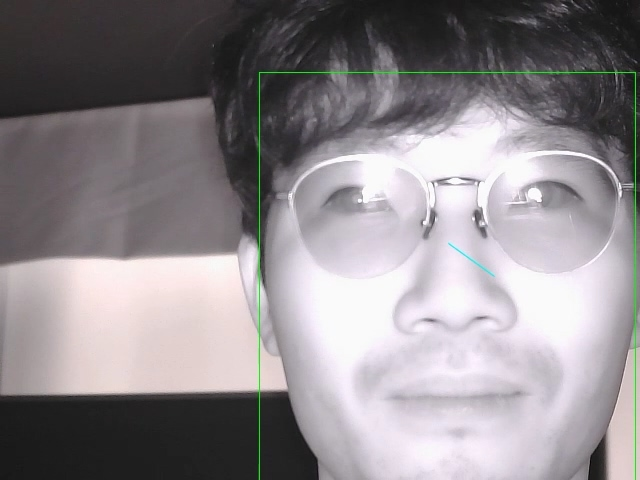
#> input picture images/reflection/20220706_095031.mp4_000001.348.jpg, 640 x 480 px, given in place of glasses.mp4, which was not available
$ python glare_removal.py   (older library calls are emulated)
#> lines starting #> are read from the running program, lines starting #| are printed output that depends on the picture; after the words box and inside, x2 and y2 are one past the last pixel; in counts of white or black regions, pixels touching at a corner belong together; pictures that were not available may be replaced by others from this repository, and a replacement may not be noted
import cv2
import time
from frr import FastReflectionRemoval
import numpy as np

# cap = cv2.VideoCapture('result/20220706_095031.mp4')
cap = cv2.VideoCapture('result/glasses.mp4')

while(cap.isOpened()):
    ret, frame = cap.read()
#> frame is the input picture: shape (480, 640, 3); mean B, G, R 140.4, 136.9, 142
    gray = cv2.cvtColor(frame, cv2.COLOR_BGR2GRAY)
    _gray = gray.copy()
    _, thresh_img = cv2.threshold(gray, 245, 255, cv2.THRESH_BINARY)
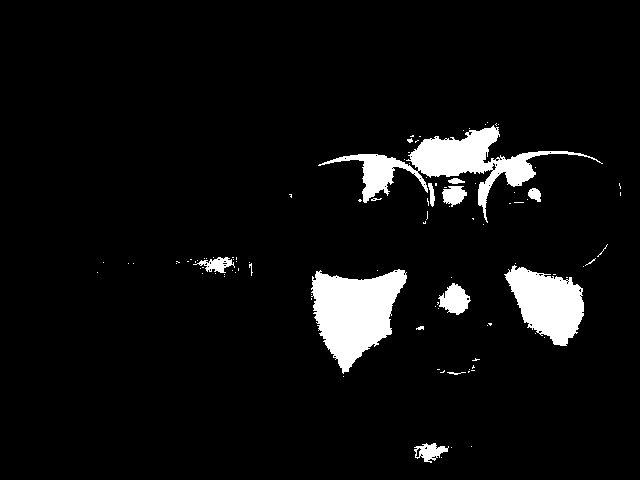
#> thresh_img: shape (480, 640); 5.9% white; 101 white regions (88 under 20 px), largest, box (x1, y1, x2, y2) and area: (311, 269, 407, 374) 6012, (318, 125, 603, 223) 5975, (504, 265, 584, 346) 3940
    # [6 lines of commented-out code are left out]

    blurred = cv2.medianBlur(thresh_img, 5)
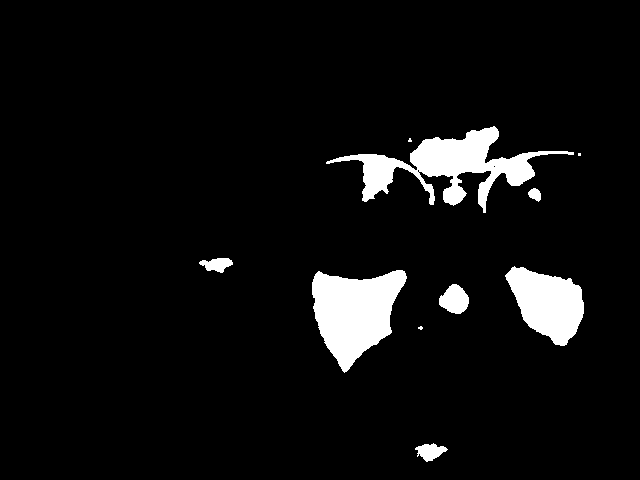
#> blurred: shape (480, 640); 5.8% white; 10 white regions (3 under 20 px)
    # print(blurred.shape)
    contours,hierarchy = cv2.findContours(blurred,cv2.RETR_TREE,cv2.CHAIN_APPROX_NONE)
#> contours = 12 contours, 5 with area under 20; largest, box (x1, y1, x2, y2) and area: (326, 126, 574, 213) 6016, (312, 270, 407, 373) 5852, (505, 266, 584, 346) 3834, (439, 284, 469, 314) 590, (415, 443, 448, 462) 320, (199, 258, 233, 273) 282, (528, 188, 541, 202) 105

    _contours = []
    contour_thresh = 10
    for c in contours:
        area = cv2.contourArea(c) #--- find the contour having biggest area ---
        # print(f'area: {area}')
        if(area < 200 and area > 20):
            _contours.append(c)
#> this loop made 12 passes
#> area on passes 1, 3, 4, 5, 6, 7, 10: 319.5, 589.5, 5851.5, 3834, 281.5, 105, 6015.5

    _gray = cv2.drawContours(_gray, _contours, -1, (0,255,0), 3)
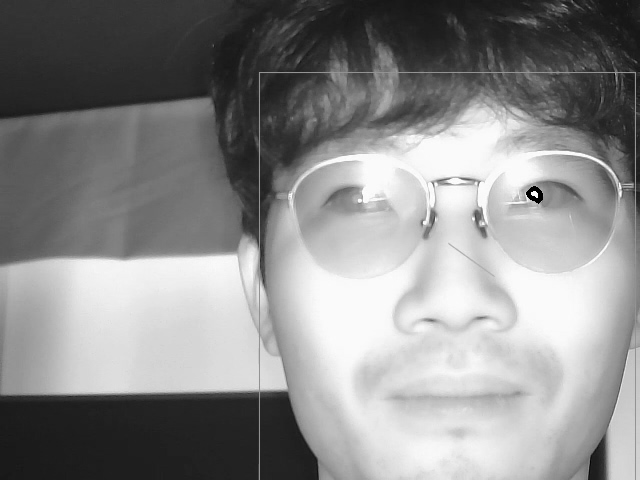
#> _gray: shape (480, 640); min 0, max 254, mean 138.7


    detected_circles = cv2.HoughCircles(blurred,
                   cv2.HOUGH_GRADIENT, 1, 1, param1 = 100,
               param2 = 10, minRadius = 2, maxRadius = 20)
#> detected_circles = 13 rows, first 8: [453.5, 299.5, 15], [456.5, 300.5, 12.2], [453.5, 301.5, 14.7], [451.5, 194.5, 9.6], [453.5, 192.5, 11.1], [418.5, 156.5, 9.6], [515.5, 176.5, 9.1], [420.5, 157.5, 10.2]

    # print(detected_circles)

    # Draw circles that are detected.
    if detected_circles is not None:

        # print('number of circles:', detected_circles.shape)
        # Convert the circle parameters a, b and r to integers.
        detected_circles = np.uint16(np.around(detected_circles))
#> detected_circles = 13 rows, first 8: [454, 300, 15], [456, 300, 12], [454, 302, 15], [452, 194, 10], [454, 192, 11], [418, 156, 10], [516, 176, 9], [420, 158, 10]

        for pt in detected_circles[0, :]:
            a, b, r = pt[0], pt[1], pt[2]

            # Draw the circumference of the circle.
            cv2.circle(gray, (a, b), r, (0, 255, 0), 2)

            # Draw a small circle (of radius 1) to show the center.
            cv2.circle(gray, (a, b), 1, (0, 0, 255), 3)
#> this loop made 13 passes
#> (a, b, r) on passes 1 to 12: (454, 300, 15), (456, 300, 12), (454, 302, 15), (452, 194, 10), (454, 192, 11), (418, 156, 10), (516, 176, 9), (420, 158, 10), (402, 176, 10), (458, 302, 11), (448, 300, 10), (516, 176, 12)
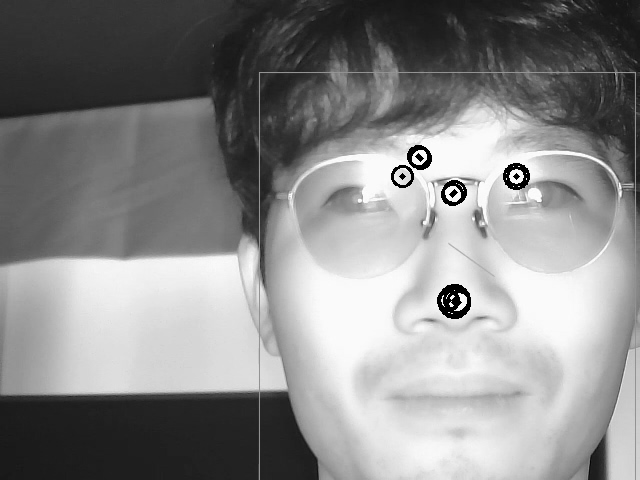
#> gray: shape (480, 640); min 0, max 254, mean 137.1

    # [30 lines of commented-out code are left out]

    combined = cv2.hconcat([gray, blurred])
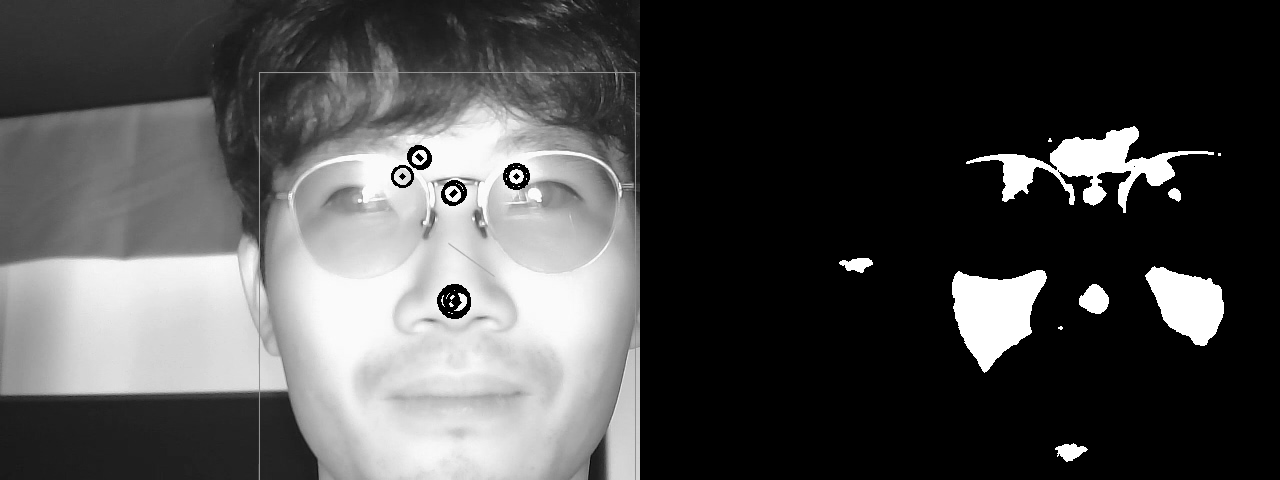
#> combined: shape (480, 1280); min 0, max 255, mean 76
    _combined = cv2.hconcat([combined, _gray])
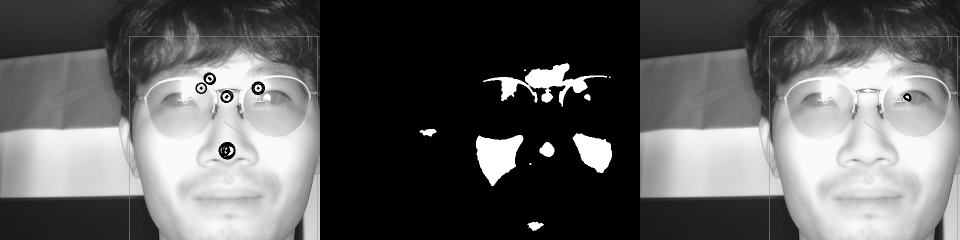
#> _combined: shape (480, 1920) (shown at 1/2 size); min 0, max 255, mean 96.9
    # [7 lines of commented-out code are left out]
    cv2.imshow('combined', _combined)
    # cv2.imshow('thresh', thresh_img)
    time.sleep(0.1)

    if cv2.waitKey(1) & 0xFF == ord('q'):
#> (key q is pressed here)
        break

cap.release()
cv2.destroyAllWindows()

$ run again, on images/reflection/20220706_095031.mp4_000012.778.jpg
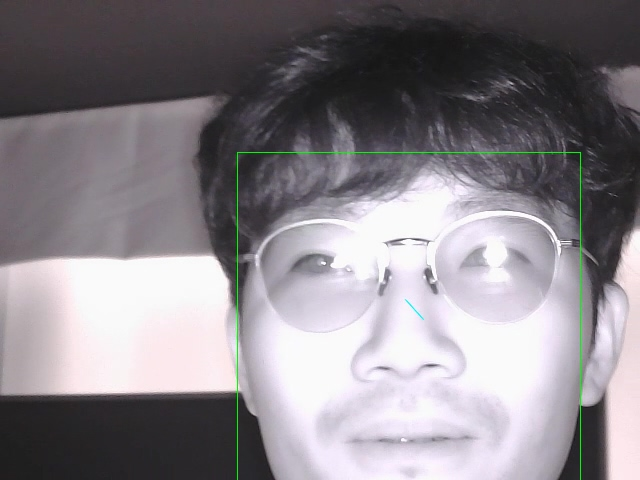
#> input picture images/reflection/20220706_095031.mp4_000012.778.jpg, 640 x 480 px, given in place of glasses.mp4, which was not available
#> frame is the input picture: shape (480, 640, 3); mean B, G, R 137, 131.5, 136.4
#> `_, thresh_img = cv2.threshold(gray, 245, 255, cv2.THRESH_BINARY)`:
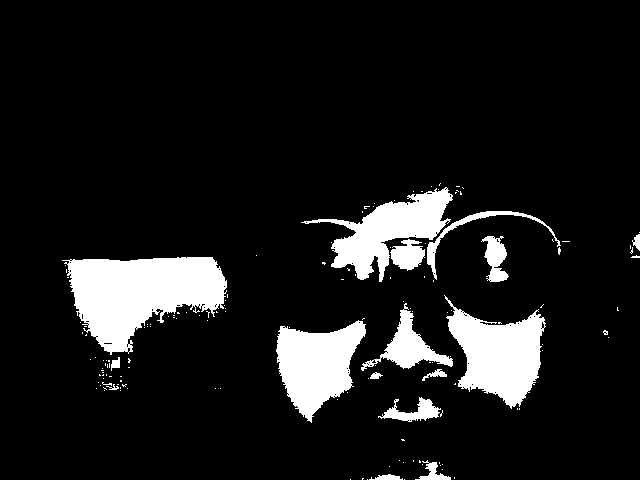
#> thresh_img: shape (480, 640); 10.6% white; 150 white regions (134 under 20 px), largest, box (x1, y1, x2, y2) and area: (62, 257, 227, 355) 9786, (444, 295, 546, 409) 6144, (276, 320, 366, 423) 5468
#> blurred: shape (480, 640); 10.4% white; 24 white regions (10 under 20 px)
#> contours = 25 contours, 10 with area under 20; largest, box (x1, y1, x2, y2) and area: (66, 257, 227, 353) 9550, (312, 188, 544, 281) 6468, (448, 300, 545, 407) 5954, (276, 321, 366, 421) 5316, (381, 308, 453, 368) 1604
#> the loop `for c in contours:` made 25 passes
#> area on passes 1, 2, 4, 7, 8, 9, 10, 12: 89, 214, 586, 34, 68.5, 57, 55.5, 5316
#> _gray: shape (480, 640); min 0, max 255, mean 132.7
#> `detected_circles = cv2.HoughCircles(blurred, cv2.HOUGH_GRADIENT, 1, 1,..`: detected_circles = [[494.5, 253.5, 11.1], [400.5, 255.5, 10.3], [403.5, 254.5, 13.2], [447.5, 360.5, 4], [115.5, 363.5, 4]]
#> `detected_circles = np.uint16(np.around(detected_circles))`: detected_circles = [[494, 254, 11], [400, 256, 10], [404, 254, 13], [448, 360, 4], [116, 364, 4]]
#> the loop `for pt in detected_circles[0, :]:` made 5 passes
#> `_combined = cv2.hconcat([combined, _gray])`:
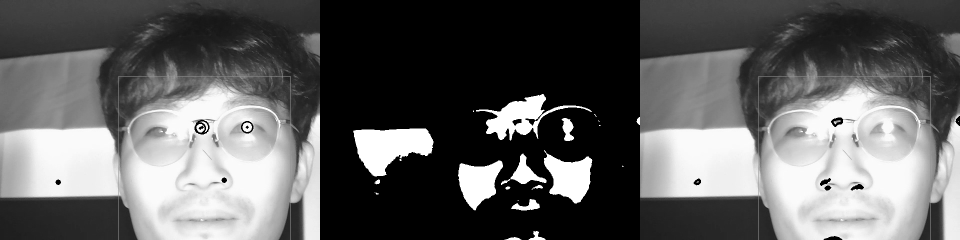
#> _combined: shape (480, 1920) (shown at 1/2 size); min 0, max 255, mean 97.4

$ run again, on images/reflection/20220706_095031.mp4_000014.269.jpg
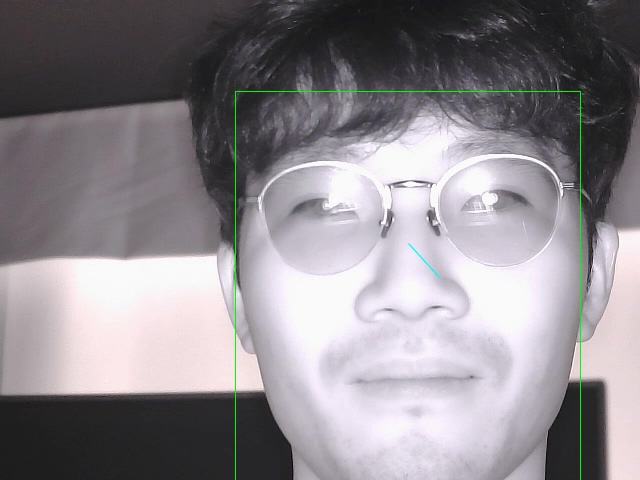
#> input picture images/reflection/20220706_095031.mp4_000014.269.jpg, 640 x 480 px, given in place of glasses.mp4, which was not available
#> frame is the input picture: shape (480, 640, 3); mean B, G, R 140.7, 135.7, 140.4
#> `_, thresh_img = cv2.threshold(gray, 245, 255, cv2.THRESH_BINARY)`:
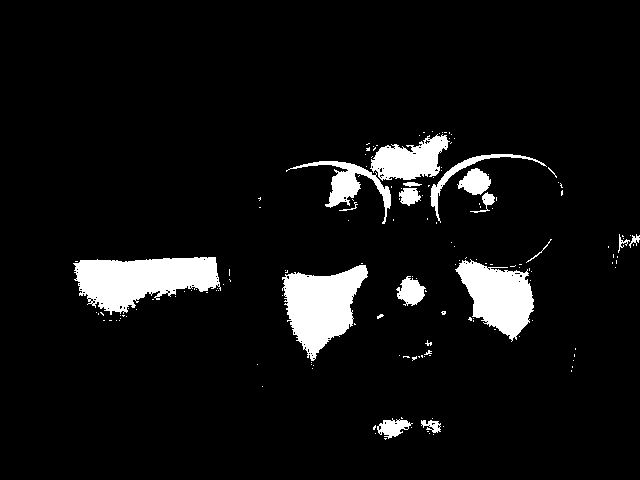
#> thresh_img: shape (480, 640); 6.9% white; 158 white regions (140 under 20 px), largest, box (x1, y1, x2, y2) and area: (73, 257, 221, 315) 5417, (282, 265, 368, 361) 4710, (455, 259, 534, 342) 3775
#> blurred: shape (480, 640); 6.7% white; 19 white regions (8 under 20 px)
#> contours = 19 contours, 8 with area under 20; largest, box (x1, y1, x2, y2) and area: (75, 257, 219, 313) 5263, (283, 265, 368, 360) 4583, (301, 135, 449, 210) 3763, (456, 261, 534, 340) 3656, (458, 168, 495, 206) 642
#> the loop `for c in contours:` made 19 passes
#> area on passes 2, 3, 10, 11, 12, 13, 14, 15: 121.5, 362.5, 503.5, 4583, 3655.5, 5263, 25.5, 40.5
#> _gray: shape (480, 640); min 0, max 255, mean 137.3
#> `detected_circles = cv2.HoughCircles(blurred, cv2.HOUGH_GRADIENT, 1, 1,..`: detected_circles = 21 rows, first 8: [411.5, 291.5, 12.7], [475.5, 180.5, 13.4], [475.5, 178.5, 14.9], [474.5, 181.5, 12.5], [473.5, 177.5, 16.9], [477.5, 179.5, 12.5], [473.5, 182.5, 11.4], [478.5, 182.5, 11.8]
#> `detected_circles = np.uint16(np.around(detected_circles))`: detected_circles = 21 rows, first 8: [412, 292, 13], [476, 180, 13], [476, 178, 15], [474, 182, 12], [474, 178, 17], [478, 180, 12], [474, 182, 11], [478, 182, 12]
#> the loop `for pt in detected_circles[0, :]:` made 21 passes
#> `_combined = cv2.hconcat([combined, _gray])`:
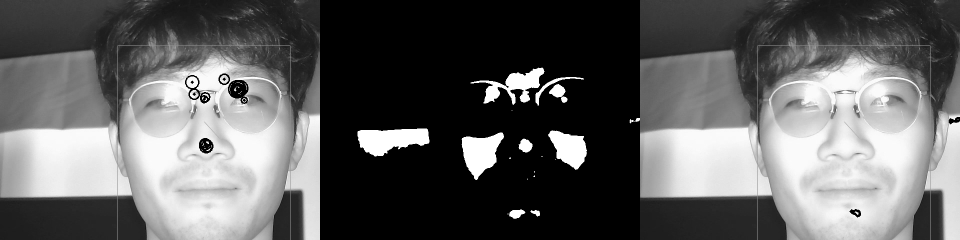
#> _combined: shape (480, 1920) (shown at 1/2 size); min 0, max 255, mean 96.6
